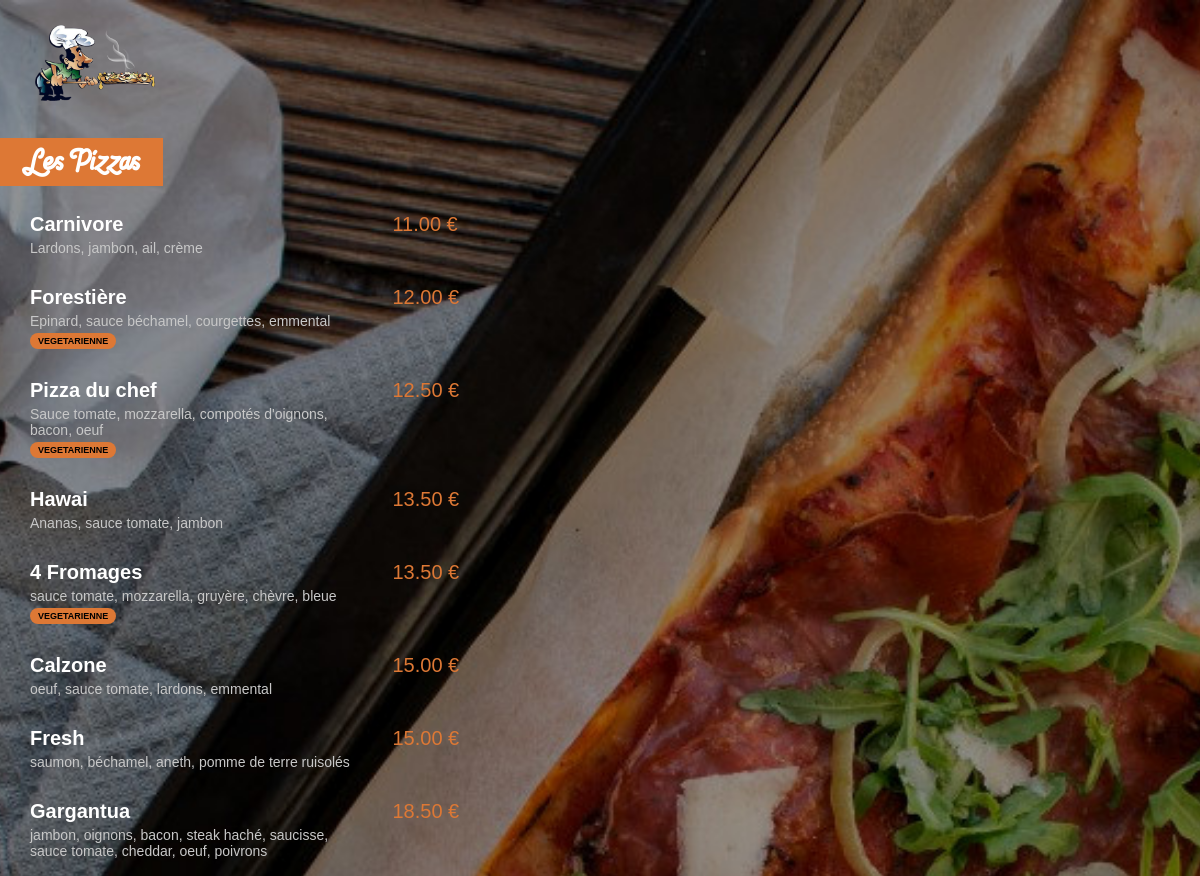
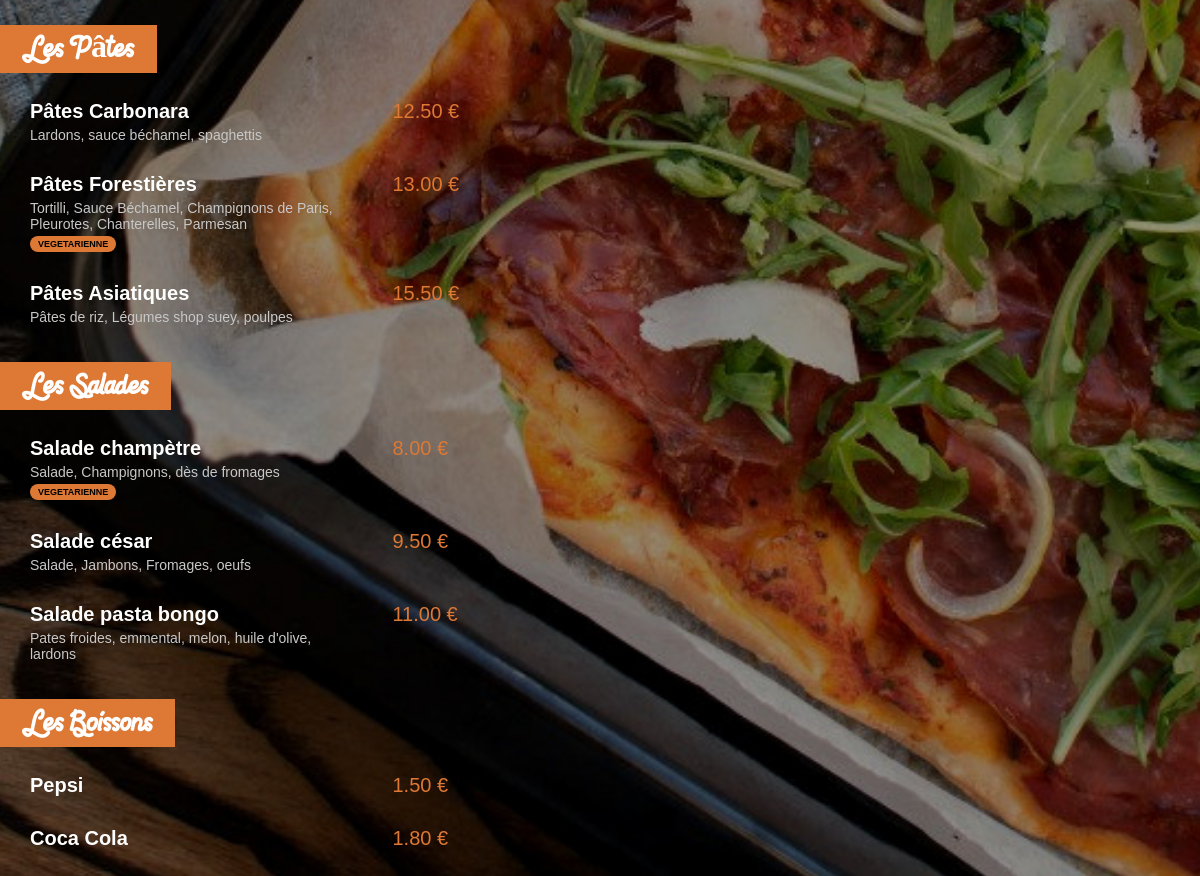
The app's page /menu/ with its own data (2 pictures, top to bottom).
### menu/models.py (models this page shows, shortened)
class Pizza(models.Model):
    nom = models.CharField(max_length=200)
    ingredients = models.CharField(max_length=400)
    prix = models.FloatField(default=0)
    vegetarienne = models.BooleanField(default=False)

class Pate(models.Model):
    nom = models.CharField(max_length=300)
    ingredients = models.CharField(max_length=500)
    prix = models.FloatField(default=0)
    vegetarienne = models.BooleanField(default=False)

class Salade(models.Model):
    nom = models.CharField(max_length=300)
    ingredients = models.CharField(max_length=500)
    prix = models.FloatField(default=0)
    vegetarienne = models.BooleanField(default=False)

class Boisson(models.Model):
    nom = models.CharField(max_length=300)
    prix = models.FloatField(default=0)

### menu/views.py (the view)
# urls.py: path('', views.index, name="index"),
def index(request):
   pizzas = Pizza.objects.all().order_by('prix')
   pates = Pate.objects.all().order_by('prix')
   salades = Salade.objects.all().order_by('prix')
   boissons = Boisson.objects.all().order_by('prix')
   return render(request, 'menu/index.html', {'pizzas': pizzas, 'pates': pates, 'salades': salades, 'boissons': boissons})

### menu/templates/menu/index.html (shortened to what this page needs)
{% load static %}
<html lang="fr" xmlns="http://www.w3.org/1999/html">
<head>
    <link rel="stylesheet" href="{% static 'menu/menustyle.css' %}">
</head>
<body>
<a href="{% url 'menu:index' %}"><img id="small_logo" src="{% static 'menu/images/small_logo.png' %}"></a>
<div class="menu_title"><h1>Les Pizzas</h1>
</div>
<div class="menu_list">
    {% for pizza in pizzas %}
        <div class="menu_list_item">
            <span class="menu_list_title">{{pizza.nom}}</span>
            <span class="menu_list_prix">{{pizza.prix | floatformat:2}} €</span>
            <span class="menu_list_ingredients">{{pizza.ingredients}}</span>
            {% if pizza.vegetarienne %}
            <span class="vegi">VEGETARIENNE</span>
            {% endif %}
        </div>
    {% endfor %}
</div>
<div class="menu_title"><h1>Les Pâtes</h1>
</div>
<div class="menu_list">
    {% for pate in pates %}
        <div class="menu_list_item">
            <span class="menu_list_title">{{pate.nom}}</span>
            <span class="menu_list_prix">{{pate.prix | floatformat:2}} €</span>
            <span class="menu_list_ingredients">{{pate.ingredients}}</span>
            {% if pate.vegetarienne %}
            <span class="vegi">VEGETARIENNE</span>
            {% endif %}
        </div>
    {% endfor %}
</div>
<div class="menu_title"><h1>Les Salades</h1>
</div>
<div class="menu_list">
    {% for salade in salades %}
        <div class="menu_list_item">
            <span class="menu_list_title">{{salade.nom}}</span>
            <span class="menu_list_prix">{{salade.prix | floatformat:2}} €</span>
            <span class="menu_list_ingredients">{{salade.ingredients}}</span>
            {% if salade.vegetarienne %}
            <span class="vegi">VEGETARIENNE</span>
            {% endif %}
        </div>
    {% endfor %}
</div>
<div class="menu_title"><h1>Les Boissons</h1>
</div>
<div class="menu_list">
    {% for boisson in boissons %}
        <div class="menu_list_item">
            <span class="menu_list_title">{{boisson.nom}}</span>
            <span class="menu_list_prix">{{boisson.prix | floatformat:2}} €</span>
        </div>
    {% endfor %}
</div>
</body>
</html>

### menu/static/menu/menustyle.css (style rules this page uses)
body { background: url("images/menu_background.jpg") no-repeat center center fixed, linear-gradient(0deg, rgba(0, 0, 0, 0.45), rgba(0, 0, 0, 0.45)); -webkit-background-size: cover; -moz-background-size: cover; -o-background-size: cover; background-size: cover; color: white; margin: 0px; font-family : Arial; }
#small_logo { margin-top : 25px; margin-left : 35px; width: 10%; }
h1 { background-color : #DD7835; display: inline; padding: 8px 22px; font-family : Hot_Restaurant }
.menu_title { margin-top : 45px; margin-bottom : 35px; }
.menu_list { margin-left: 30px; }
.menu_list_item { margin: 30px 0px; }
.menu_list_title { font-weight: bold; font-size : 20px; display: inline-block; width : 350px; }
.menu_list_prix { color: #DD7835; font-size: 20px; font-weight: underline; margin-left: 8px; display : inline-block; width : 70px; text-align : left; }
.menu_list_ingredients { color: #c8c8c8; font-size: 14px; margin-top: 4px; display: block; width: 320px; }
.vegi { background-color: #DD7835; font-size: 9px; color: black; padding: 3px 8px; margin-top: 4px; display: inline-block; border-radius : 8px; font-weight: bold; }

### records on screen
Pizza: nom "Carnivore", prix "11.00", ingredients "Lardons, jambon, ail, crème"
Pizza: nom "Forestière", prix "12.00", ingredients "Epinard, sauce béchamel, courgettes, emmental", vegetarienne "VEGETARIENNE"
Pizza: nom "Pizza du chef", prix "12.50", ingredients "Sauce tomate, mozzarella, compotés d'oignons, bacon, oeuf", vegetarienne "VEGETARIENNE"
Pizza: nom "Hawai", prix "13.50", ingredients "Ananas, sauce tomate, jambon"
Pizza: nom "4 Fromages", prix "13.50", ingredients "sauce tomate, mozzarella, gruyère, chèvre, bleue", vegetarienne "VEGETARIENNE"
Pizza: nom "Calzone", prix "15.00", ingredients "oeuf, sauce tomate, lardons, emmental"
Pizza: nom "Fresh", prix "15.00", ingredients "saumon, béchamel, aneth, pomme de terre ruisolés"
Pizza: nom "Gargantua", prix "18.50", ingredients "jambon, oignons, bacon, steak haché, saucisse, sauce tomate, cheddar, oeuf, poivrons"
Pate: nom "Pâtes Carbonara", prix "12.50", ingredients "Lardons, sauce béchamel, spaghettis"
Pate: nom "Pâtes Forestières", prix "13.00", ingredients "Tortilli, Sauce Béchamel, Champignons de Paris, Pleurotes, Chanterelles, Parmesan", vegetarienne "VEGETARIENNE"
Pate: nom "Pâtes Asiatiques", prix "15.50", ingredients "Pâtes de riz, Légumes shop suey, poulpes"
Salade: nom "Salade champètre", prix "8.00", ingredients "Salade, Champignons, dès de fromages", vegetarienne "VEGETARIENNE"
Salade: nom "Salade césar", prix "9.50", ingredients "Salade, Jambons, Fromages, oeufs"
Salade: nom "Salade pasta bongo", prix "11.00", ingredients "Pates froides, emmental, melon, huile d'olive, lardons"
Boisson: nom "Pepsi", prix "1.50"
Boisson: nom "Coca Cola", prix "1.80"
